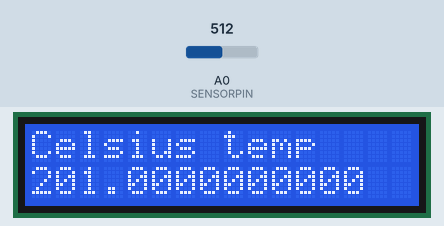
This sketch was run on a simulated Arduino Uno, built with avr-gcc and run on an emulated ATmega328P. On the bench: 16×2 character LCD. The inputs (shaded band) are chosen by the test bench; at power-on: A0 (SENSORPIN) = 512.

Above: at 1.9 s.
2.0 s: A0 (SENSORPIN) set to 716
At 4.9 s:
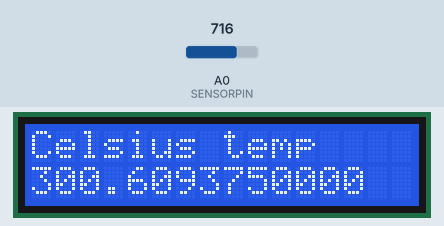
5.0 s: A0 (SENSORPIN) set to 900
At 8.6 s:
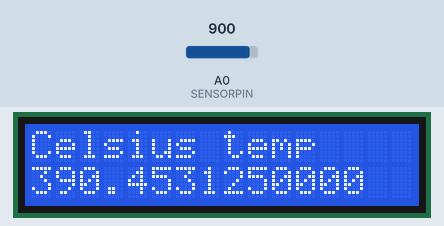
Timing chart, 0 to 10.1 s (numbered marks = the images above; inputs shaded):
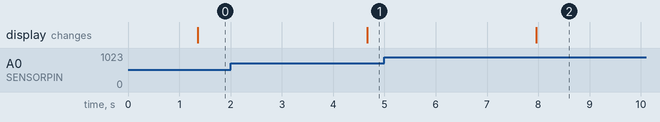

The sketch:

LCD_Thermometer.ino
```cpp
/*
  Arduino Starter Kit example
 Project 4  - Color Mixing Lamp

 This sketch is written to accompany Project 3 in the
 Arduino Starter Kit

 Parts required:
 1 RGB LED
 three 10 kilohm resistors
 3 220 ohm resistors
 3 photoresistors
 red green and blue colored gels

 Created 13 September 2012
 Modified 14 November 2012
 by Scott Fitzgerald
 Thanks to Federico Vanzati for improvements

 http://arduino.cc/starterKit

 This example code is part of the public domain
 */

 // RGD -- Modified the code of Projects 4 and 3.

#include <LiquidCrystal.h>

const int SENSORPIN = A0;  // pin with the temperature sensor

int sensorValue; // variable to hold the value read from the temperature sensor
float voltage;
float celsiusTemp;
float avgCelsiusTemp;
int numTemps;

const int TEMPERATUREADJUST = 1.9; // Change to calibrate against a thermometer reading
const int REFRESHDELAY = 2000;  // Delay in ms for reading and displaying next temperature
const int NUMTEMPSTOAVG = 250;
const int BPS = 9600;

LiquidCrystal lcd(12, 11, 5, 4, 3, 2);


void setup() {

  // initialize serial communications at 9600 bps:
  //Serial.begin(BPS);

  numTemps = 0;
  avgCelsiusTemp = 0;

  lcd.begin(16, 2); // 16 cols, 2 rows
  lcd.noAutoscroll();
  lcd.noBlink();
  lcd.noCursor();
  lcd.clear();

  lcd.print("Celsius temp");

}  // end setup()


void loop() {

  // Read the sensor first:
  sensorValue = analogRead(SENSORPIN);
  // give the ADC a moment to settle
  delay(5);  // 5 ms

  // print out the sensor value to the serial monitor
  //Serial.print("Raw sensor value \t : ");
  //Serial.println(sensorValue);

  voltage = sensorValue / 1024.0 * 5.0;
  //Serial.print("Voltage \t\t : ");
  //Serial.println(voltage);

  celsiusTemp = ((voltage - 0.5) * 100);
  //Serial.print("Celsius temperature \t\t\t : ");
  //Serial.println(celsiusTemp);
  //Serial.println("");

  avgCelsiusTemp = avgCelsiusTemp + celsiusTemp;
  numTemps++;

  if ((numTemps % NUMTEMPSTOAVG) == 0) {
      avgCelsiusTemp = (avgCelsiusTemp / NUMTEMPSTOAVG) + TEMPERATUREADJUST;
      lcd.setCursor(0, 1);  // col 0, row 1
      lcd.print(avgCelsiusTemp, DEC);
      numTemps = 0;
      avgCelsiusTemp = 0;

      delay(REFRESHDELAY);
}

}  // end loop()
```

Measured:
- after the input at 2.0 s, the display: changes after 2.7 s (image 1)
- after the input at 5.0 s, the display: changes after 3.0 s (image 2)
